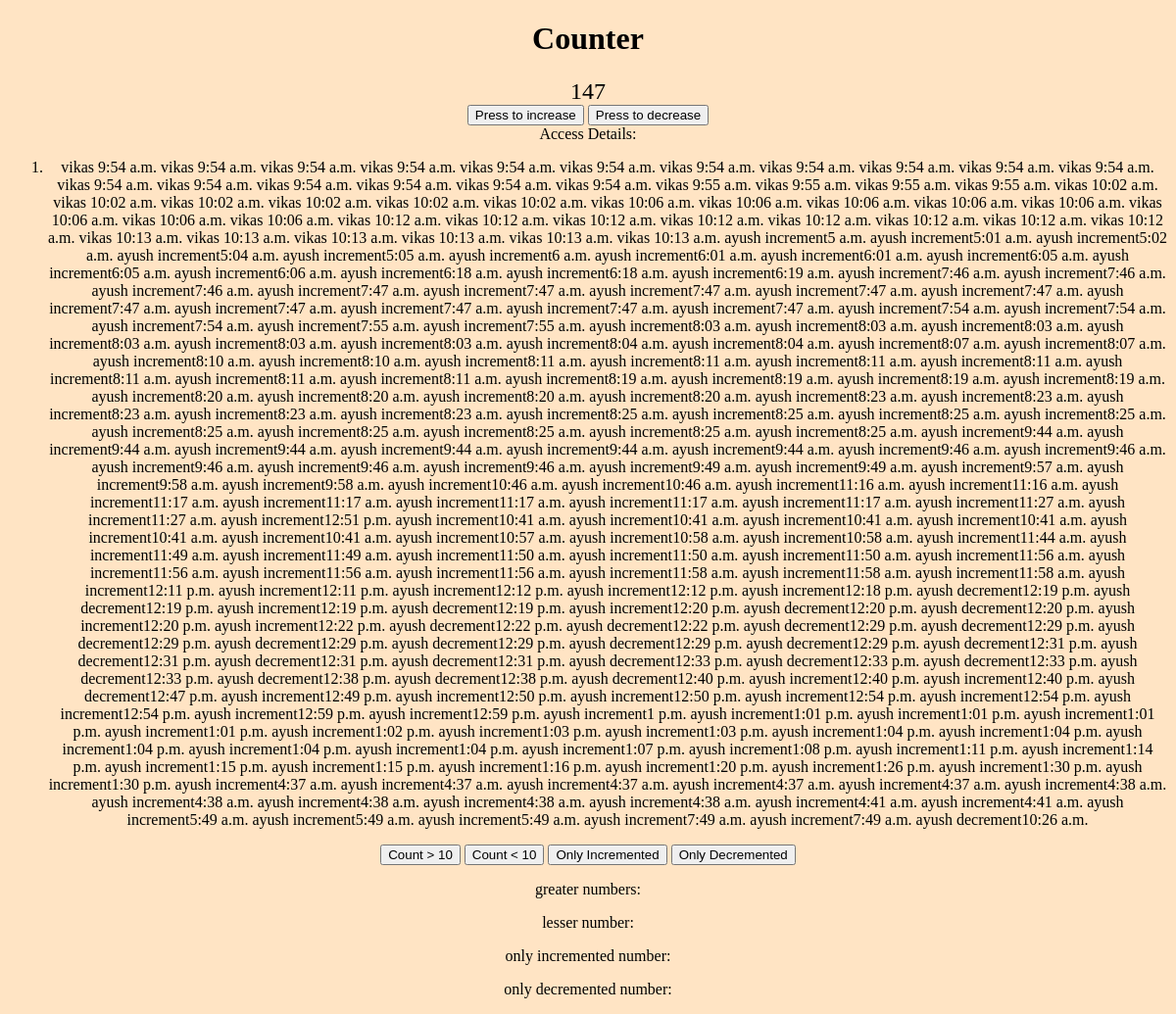
/practice/1/, run on an earlier commit of the app's database.
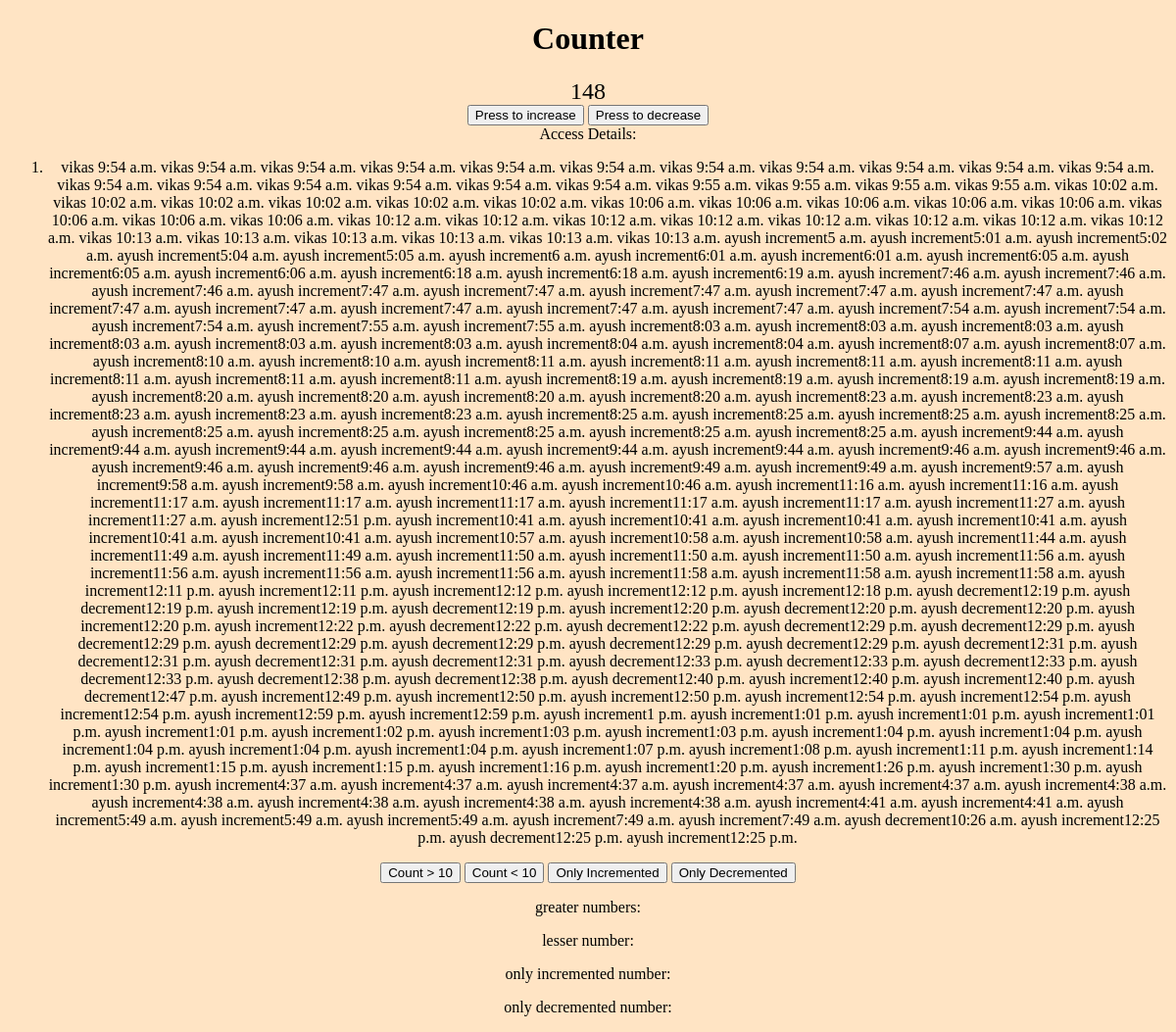
And on a later commit of the database.
### count/models.py (models this page shows, shortened)
class Count(models.Model):
    increment = models.IntegerField(default=0)

class DataStored(models.Model):
    username = models.CharField(max_length=100)
    time = models.TimeField()
    action_type = models.CharField(max_length=100, blank=True)
    count = models.ForeignKey(Count)

### count/views.py (the view, shortened to what this page needs)
# urls.py: url(r'^practice/(?P<count_id>\d+)/', views.count_number, name='count'),
@csrf_exempt
def count_number(request, count_id):
    if request.method == "GET":
        try:
            count_obj = Count.objects.get(id=count_id)
        except:
            count_obj = Count.objects.create(id=count_id)
        records = DataStored.objects.filter(count_id=count_id)
        greater = Count.objects.filter(increment__gte=10)
        lesser = Count.objects.filter(increment__lte=10)
        return render(
            request,
            "increment_page.html",
            {"count_obj": count_obj, "records": records, "greater": greater,
             "lesser": lesser}
        )

### templates/increment_page.html (shortened to what this page needs)
<!DOCTYPE html>
<html lang="en">
<head>
</head>
<body bgcolor="#ffe4c4">
<div align="center">
    <h1><label for="number" class="sr-only"> Counter</label></h1>
    <div id="result" style="font-size: x-large">
        {{ count_obj.increment }}
    </div>
    <div class="add-row">
        <button type="button" id="increment">Press to increase</button>
        <button type="button" id="decrement"> Press to decrease</button>
    </div>
    <div>
        Access Details:
        {% if count_obj %}
            <ol>
            <li>
                {% for count  in records %}
                    {{ count.username }} {{ count.action_type }}{{ count.time }}
                {% endfor %}
            </li>
        {% endif %}
        </ol>
        <button type="button" id="greater_values">Count > 10</button>
        <button type="button" id="lesser_values">Count < 10</button>
        <button type="button" id="only-incremented">Only Incremented</button>
        <button type="button" id="only-decremented">Only Decremented</button>
    </div>
    <div id="grt">
        <p>
            greater numbers:
        </p>
    </div>
    <div id="lsr">
        <p>
            lesser number:
        </p>
    </div>
    <div id ="incremented">
        <p>
        only incremented number:
        </p>
    </div>
    <div id="decremented">
        <p>
            only decremented number:
        </p>
    </div>
</div>
</body>
</html>

What changed in the data, as far as the page shows it:
changed Count: increment "147" → "148"
added DataStored: username "ayush", action_type "increment", time "12:25 p.m."
added DataStored: username "ayush", action_type "decrement", time "12:25 p.m."
added DataStored: username "ayush", action_type "increment", time "12:25 p.m."
